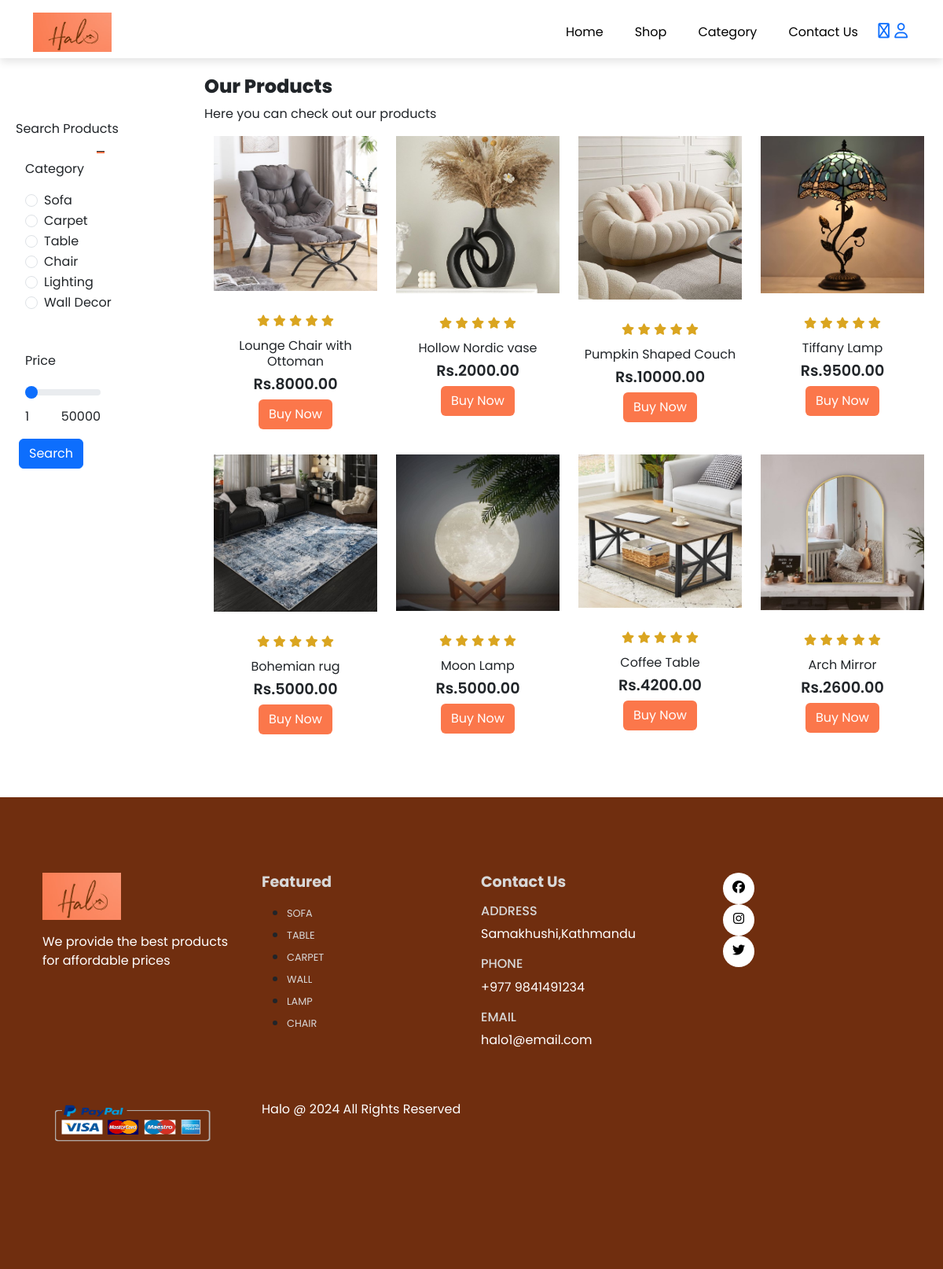
The page /shop.php on the database its author committed.
### tables this page shows
CREATE TABLE `products` (
  `product_id` int(11) NOT NULL,
  `product_name` varchar(100) NOT NULL,
  `product_category` varchar(108) NOT NULL,
  `product_description` varchar(255) NOT NULL,
  `product_image` varchar(255) NOT NULL,
  `product_image2` varchar(255) DEFAULT NULL,
  `product_image3` varchar(255) DEFAULT NULL,
  `product_image4` varchar(255) DEFAULT NULL,
  `product_price` decimal(10,2) NOT NULL,
  `product_special_offer` int(2) DEFAULT NULL,
  `product_color` varchar(108) DEFAULT NULL
);

### shop.php (the view)
<?php
include('server/connection.php');
if(isset($_POST['search'])){
          $category = $_POST['category'];
          $price = $_POST['price'];
          $stmt = $conn->prepare("SELECT * FROM products WHERE product_category=? AND product_price<=?");
          $stmt->bind_param("si",$category,$price);
          $stmt->execute();
          $products = $stmt->get_result();
}else{
        $stmt = $conn->prepare("SELECT * FROM products");
        $stmt->execute();
        $products = $stmt->get_result();
}
?>
<?php
include('layouts/header.php');
?>
      <section id="search" class="my-5 py-0 ms-2 ">
        <div class="container mt-5 py-2">
          <p>Search Products</p>
          <hr>
        </div>
              <form action="shop.php" method="POST">
                <div class = "row mx-auto container">
                  <div class="col-lg-12 col-md-12 col-sm-12">
                    <p>Category</p>
                      <div class="form-check">
                        <input class="form-check-input" value="sofa" type="radio" name="category" id="category_one" <?php if(isset($category)){echo 'checked';}?>>
                        <label class="form-check-label" for="flexRadioDefault1">
                          Sofa
                        </label>
                      </div>
                      <div class="form-check">
                        <input class="form-check-input" value="carpet" type="radio" name="category" id="category_one" <?php if(isset($category) && $category=='carpet'){echo 'checked';}?>>
                        <label class="form-check-label" for="flexRadioDefault1">
                          Carpet
                        </label>
                      </div>
                      <div class="form-check">
                        <input class="form-check-input" value="table" type="radio" name="category" id="category_one" <?php if(isset($category) && $category=='table'){echo 'checked';}?>>
                        <label class="form-check-label" for="flexRadioDefault1">
                          Table
                        </label>
                      </div>
                      <div class="form-check">
                        <input class="form-check-input" value="chair" type="radio" name="category" id="category_one" <?php if(isset($category) && $category=='chair'){echo 'checked';}?>>
                        <label class="form-check-label" for="flexRadioDefault1">
                          Chair
                        </label>
                      </div>
                      <div class="form-check">
                        <input class="form-check-input" value="lamp" type="radio" name="category" id="category_one" <?php if(isset($category) && $category=='lamp'){echo 'checked';}?>>
                        <label class="form-check-label" for="flexRadioDefault1">
                          Lighting
                        </label>
                      </div>
                      <div class="form-check">
                        <input class="form-check-input" value="wall" type="radio" name="category" id="category_one" <?php if(isset($category) && $category=='wall'){echo 'checked';}?>>
                        <label class="form-check-label" for="flexRadioDefault1">
                          Wall Decor
                        </label>
                      </div>
                  </div>
                </div>
                <div class="row mx-auto container mt-5">
                  <div class="col-lg-12 col-md-12 col-sm-12">
                    <p>Price</p>
                    <input type="range" class="form-range w-50" min="1" max="100000" name="price" value="<?php if(isset($price)){echo $price;}else{echo "100";}?>" id="customRange2">
                    <div class="w-50">
                      <span style="float:left;">1</span>
                      <span style="float:right;">50000</span>
                    </div>
                  </div>
                </div>
                <div class="form-group my-3 mx-3">
                  <input type="submit" name="search" value="Search" class="btn btn-primary" id="">
                </div>
              </form>
      </section>
      <section id="shop" class="my-5 py-0 row mx-auto">
        <div class="container mt-5 py-0">
          <h3>Our Products</h3>
          <p>
            Here you can check out our products
          </p>
        </div>
        <div class="row mx-auto container">
          <?php while($row = $products->fetch_assoc()) {  ?>
          <div class="product text-center col-lg-3 col-md-4 col-sm-6">
            <img class="img-fluid mb-3"  src="assets/imgs/<?php echo $row['product_image']; ?>" alt="Sofa">
            <div class="star">
              <i class="fa-solid fa-star"></i>
              <i class="fa-solid fa-star"></i>
              <i class="fa-solid fa-star"></i>
              <i class="fa-solid fa-star"></i>
              <i class="fa-solid fa-star"></i>
            </div>
            <h5 class="p-name"><?php echo $row['product_name']; ?></h5>
            <h4 class="p-price">Rs.<?php echo $row['product_price']; ?></h4>
            <a class="btn shop-buy-btn" href="<?php echo "product.php?product_id=". $row['product_id']; ?>">Buy Now</a>
          </div>
            <?php } ?>
        </div>
      </section>
      <?php
  include('layouts/footer.php');
?>

### assets/css/style.css (style rules this page uses)
* { margin: 0; padding: 0; box-sizing: border-box; }
body { font-family:'Poppins', sans-serif ; }
h3 { font-size: 1.5rem; font-weight: 800; }
h4 { font-size: 1.2rem; font-weight: 600; }
h5 { font-size: 1rem; font-weight: 400; }
.product { cursor: pointer; margin-bottom: 2rem; }
.product img { transition: 0.3s all }
.shop-buy-btn { background-color: #fb774b; opacity: 1; text-decoration: none; color: white; }
hr { width: 5%; height: 3px !important; opacity: 1 !important; background-color: #fb774b; margin: 0 auto; }
.star { padding: 10px 0; }
.star i { font-size: .9rem; color: goldenrod; }
#search { width:20%; float: left; }

### rows shown on the page
products: product_image (picture), product_name "Lounge Chair with Ottoman", product_price "8000.00"
products: product_image (picture), product_name "Hollow Nordic vase", product_price "2000.00"
products: product_image (picture), product_name "Pumpkin Shaped Couch", product_price "10000.00"
products: product_image (picture), product_name "Tiffany Lamp", product_price "9500.00"
products: product_image (picture), product_name "Bohemian rug", product_price "5000.00"
products: product_image (picture), product_name "Moon Lamp", product_price "5000.00"
products: product_image (picture), product_name "Coffee Table", product_price "4200.00"
products: product_image (picture), product_name "Arch Mirror", product_price "2600.00"
